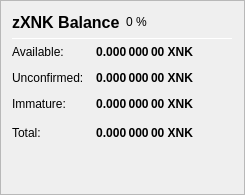
                   <widget class="QFrame" name="frame_ZerocoinBalances">
                    <property name="frameShape">
                     <enum>QFrame::StyledPanel</enum>
                    </property>
                    <property name="frameShadow">
                     <enum>QFrame::Raised</enum>
                    </property>
                    <layout class="QVBoxLayout" name="verticalLayout_7">
                     <item>
                      <layout class="QHBoxLayout" name="horizontalLayout_8" stretch="0,0,0">
                       <item>
                        <widget class="QLabel" name="label_5z_3">
                         <property name="minimumSize">
                          <size>
                           <width>0</width>
                           <height>20</height>
                          </size>
                         </property>
                         <property name="font">
                          <font>
                           <pointsize>12</pointsize>
                           <weight>75</weight>
                           <bold>true</bold>
                          </font>
                         </property>
                         <property name="text">
                          <string>zXNK Balance</string>
                         </property>
                        </widget>
                       </item>
                       <item>
                        <widget class="QLabel" name="labelzXNKPercent">
                         <property name="text">
                          <string notr="true">0 %</string>
                         </property>
                        </widget>
                       </item>
                       <item>
                        <spacer name="horizontalSpacer_11">
                         <property name="orientation">
                          <enum>Qt::Horizontal</enum>
                         </property>
                         <property name="sizeHint" stdset="0">
                          <size>
                           <width>40</width>
                           <height>20</height>
                          </size>
                         </property>
                        </spacer>
                       </item>
                      </layout>
                     </item>
                     <item>
                      <widget class="Line" name="line_ZerocoinBalance">
                       <property name="minimumSize">
                        <size>
                         <width>0</width>
                         <height>1</height>
                        </size>
                       </property>
                       <property name="maximumSize">
                        <size>
                         <width>16777215</width>
                         <height>1</height>
                        </size>
                       </property>
                       <property name="orientation">
                        <enum>Qt::Horizontal</enum>
                       </property>
                      </widget>
                     </item>
                     <item>
                      <layout class="QGridLayout" name="gridLayout_5">
                       <property name="spacing">
                        <number>12</number>
                       </property>
                       <item row="1" column="0">
                        <widget class="QLabel" name="labelzBalanceMatureText">
                         <property name="toolTip">
                          <string>Mature: more than 20 confirmation and more than 1 mint of the same denomination after it was minted.
These zXNK are spendable.</string>
                         </property>
                         <property name="text">
                          <string>Available:</string>
                         </property>
                        </widget>
                       </item>
                       <item row="1" column="1">
                        <widget class="QLabel" name="labelzBalanceMature">
                         <property name="font">
                          <font>
                           <weight>75</weight>
                           <bold>true</bold>
                          </font>
                         </property>
                         <property name="toolTip">
                          <string>Mature: more than 20 confirmation and more than 1 mint of the same denomination after it was minted.
These zXNK are spendable.</string>
                         </property>
                         <property name="text">
                          <string notr="true">0.000 000 00 XNK</string>
                         </property>
                         <property name="alignment">
                          <set>Qt::AlignRight|Qt::AlignTrailing|Qt::AlignVCenter</set>
                         </property>
                        </widget>
                       </item>
                       <item row="2" column="0">
                        <widget class="QLabel" name="labelzBalanceUnconfirmedText">
                         <property name="toolTip">
                          <string>Unconfirmed: less than 20 confirmations
Immature: confirmed, but less than 1 mint of the same denomination after it was minted</string>
                         </property>
                         <property name="text">
                          <string>Unconfirmed:</string>
                         </property>
                        </widget>
                       </item>
                       <item row="2" column="1">
                        <widget class="QLabel" name="labelzBalanceUnconfirmed">
                         <property name="font">
                          <font>
                           <weight>75</weight>
                           <bold>true</bold>
                          </font>
                         </property>
                         <property name="toolTip">
                          <string>Unconfirmed: less than 20 confirmations
Immature: confirmed, but less than 1 mint of the same denomination after it was minted</string>
                         </property>
                         <property name="text">
                          <string notr="true">0.000 000 00 XNK</string>
                         </property>
                         <property name="alignment">
                          <set>Qt::AlignRight|Qt::AlignTrailing|Qt::AlignVCenter</set>
                         </property>
                        </widget>
                       </item>
                       <item row="3" column="0">
                        <widget class="QLabel" name="labelzBalanceImmatureText">
                         <property name="toolTip">
                          <string>Unconfirmed: less than 20 confirmations
Immature: confirmed, but less than 1 mint of the same denomination after it was minted</string>
                         </property>
                         <property name="text">
                          <string>Immature:</string>
                         </property>
                        </widget>
                       </item>
                       <item row="3" column="1">
                        <widget class="QLabel" name="labelzBalanceImmature">
                         <property name="font">
                          <font>
                           <weight>75</weight>
                           <bold>true</bold>
                          </font>
                         </property>
                         <property name="toolTip">
                          <string>Unconfirmed: less than 20 confirmations
Immature: confirmed, but less than 1 mint of the same denomination after it was minted</string>
                         </property>
                         <property name="text">
                          <string notr="true">0.000 000 00 XNK</string>
                         </property>
                         <property name="alignment">
                          <set>Qt::AlignRight|Qt::AlignTrailing|Qt::AlignVCenter</set>
                         </property>
                        </widget>
                       </item>
                       <item row="4" column="0">
                        <widget class="QLabel" name="labelzBalanceText">
                         <property name="toolTip">
                          <string>Your current zXNK balance, unconfirmed and immature zXNK included.</string>
                         </property>
                         <property name="text">
                          <string>Total:</string>
                         </property>
                        </widget>
                       </item>
                       <item row="4" column="1">
                        <widget class="QLabel" name="labelzBalance">
                         <property name="font">
                          <font>
                           <weight>75</weight>
                           <bold>true</bold>
                          </font>
                         </property>
                         <property name="cursor">
                          <cursorShape>IBeamCursor</cursorShape>
                         </property>
                         <property name="toolTip">
                          <string>Your current zXNK balance, unconfirmed and immature zXNK included.</string>
                         </property>
                         <property name="text">
                          <string notr="true">0.000 000 00 XNK</string>
                         </property>
                         <property name="alignment">
                          <set>Qt::AlignRight|Qt::AlignTrailing|Qt::AlignVCenter</set>
                         </property>
                         <property name="textInteractionFlags">
                          <set>Qt::LinksAccessibleByMouse|Qt::TextSelectableByKeyboard|Qt::TextSelectableByMouse</set>
                         </property>
                        </widget>
                       </item>
                       <item row="4" column="2">
                        <spacer name="horizontalSpacer_4">
                         <property name="orientation">
                          <enum>Qt::Horizontal</enum>
                         </property>
                         <property name="sizeHint" stdset="0">
                          <size>
                           <width>40</width>
                           <height>20</height>
                          </size>
                         </property>
                        </spacer>
                       </item>
                      </layout>
                     </item>
                     <item>
                      <spacer name="verticalSpacer_4">
                       <property name="orientation">
                        <enum>Qt::Vertical</enum>
                       </property>
                       <property name="sizeHint" stdset="0">
                        <size>
                         <width>20</width>
                         <height>40</height>
                        </size>
                       </property>
                      </spacer>
                     </item>
                    </layout>
                   </widget>
